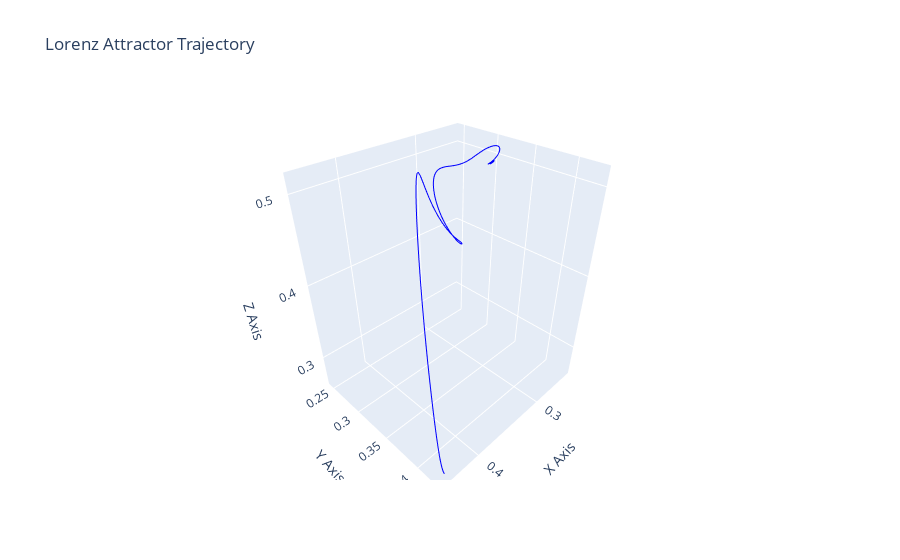

The code cell stored with this chart in its notebook:
### Code cell
fig = go.Figure(data=[go.Scatter3d(
    x=predictions[:,0].numpy(), 
    y=predictions[:,1].numpy(), 
    z=predictions[:,2].numpy(),
    mode='lines',
    line=dict(color='blue', width=2)
)])

fig.update_layout(
    title='Lorenz Attractor Trajectory',
    scene=dict(
        xaxis_title='X Axis',
        yaxis_title='Y Axis',
        zaxis_title='Z Axis'
    )
)

### Figure 1 — Plotly figure (JSON) as saved in the notebook; plotly's stock layout.template omitted (floating-point values rounded to 4 significant figures; data arrays with more than 128 entries replaced by an {"elided": "..."} marker saying what was removed)
{"data": [{"line": {"color": "blue", "width": 2}, "mode": "lines", "type": "scatter3d", "x": {"elided": "1000 float values"}, "y": {"elided": "1000 float values"}, "z": {"elided": "1000 float values"}}], "layout": {"scene": {"xaxis": {"title": {"text": "X Axis"}}, "yaxis": {"title": {"text": "Y Axis"}}, "zaxis": {"title": {"text": "Z Axis"}}}, "title": {"text": "Lorenz Attractor Trajectory"}}}
